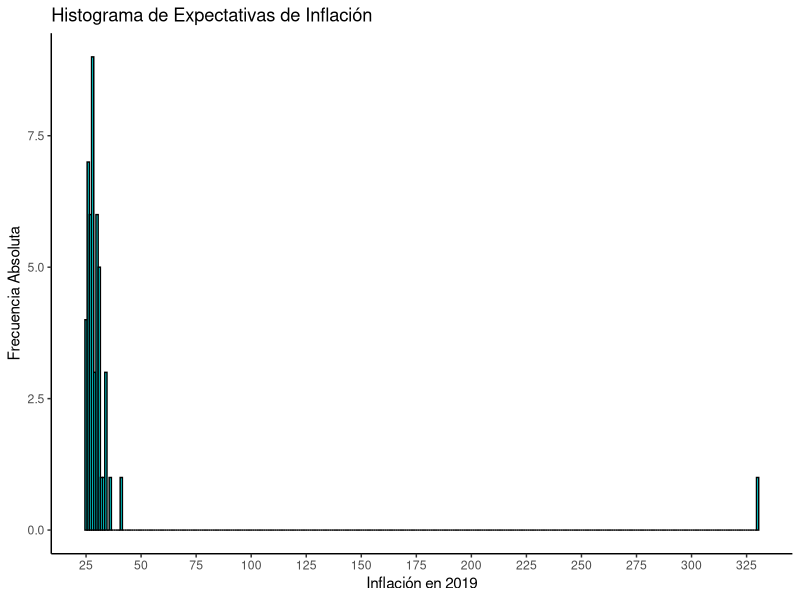
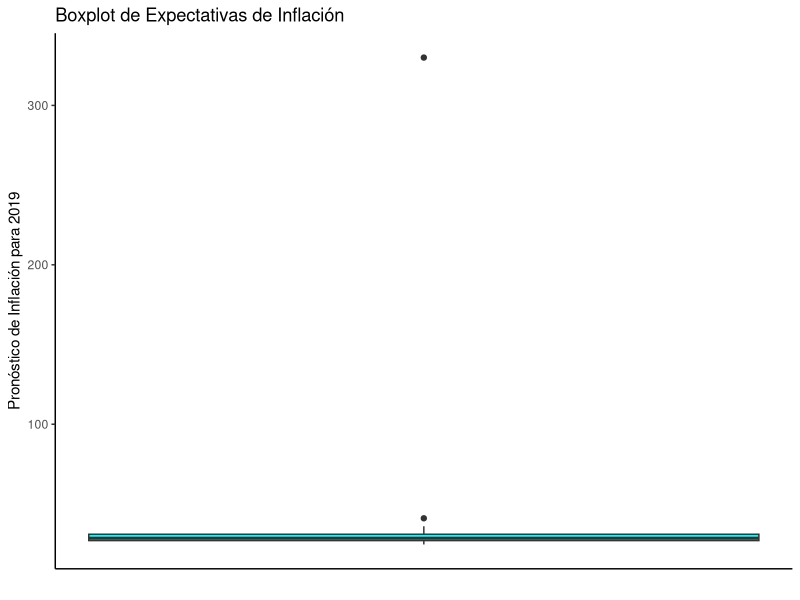
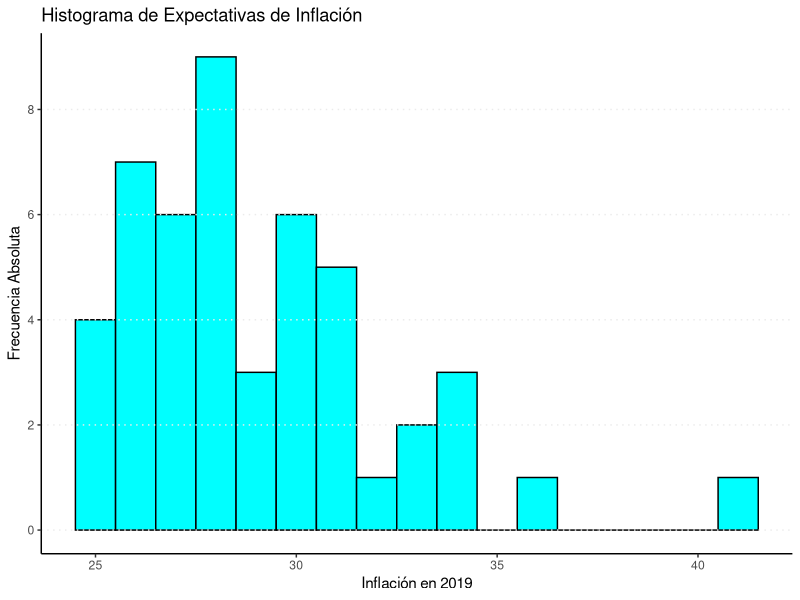
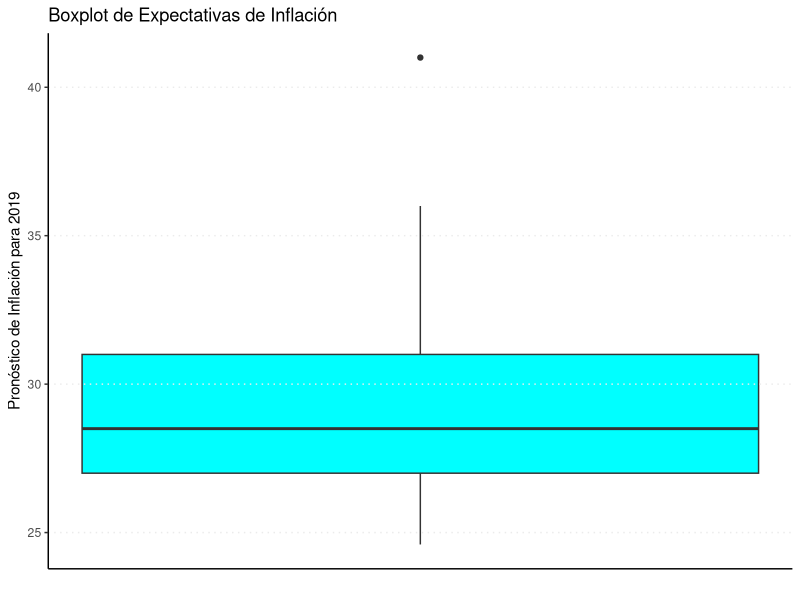
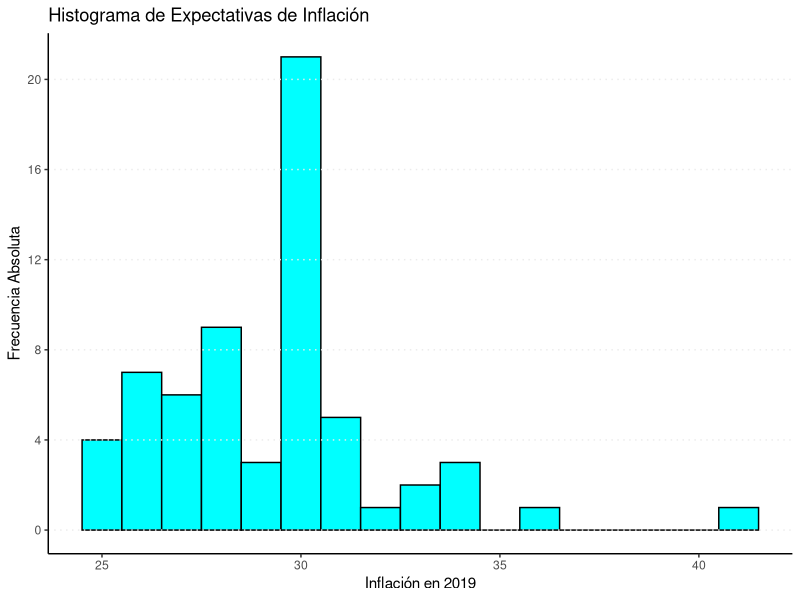
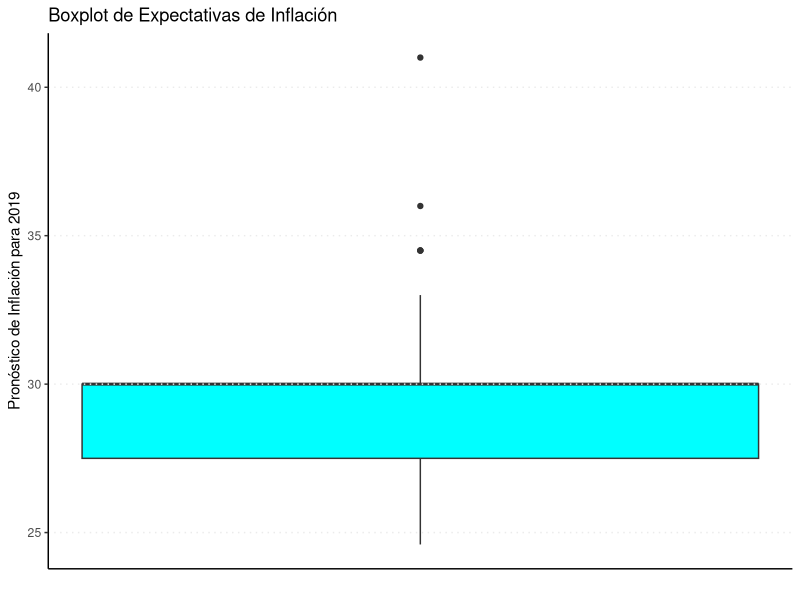

The R source for these figures, in order:
########################################################

## TP en RStudio de Estadística para Economistas I #################

## Cátedra de Tamara Burdisso – FCE-UNLP ##################

## Este ejercicio fuer elaborado por Esteban Rodriguez ########

## para el curso de Estadística FCE-UBA de Tamara Burdisso ##########

##durante los años 2018 a 2022   ##################

########################################################

## Primera Parte - Ejercicio 1 #########################

########################################################

#' Una práctica habitual de los principales bancos centrales del mundo es realizar un 
#' **relevamiento sistemático de los principales pronósticos macroeconómicos de corto y mediano plazo**
#' que distintos analistas realizan sobre la evolución de la economía. Además de contribuir 
#' con la política de transparencia en la comunicación, la información que proporciona este
#' tipo de encuestas resulta de **gran relevancia para las decisiones de política monetaria y económica**.
#' Adicionalmente, esta información es relevante para las decisiones de consumo e inversión,
#' constituyéndose como un bien público al proveer a la comunidad la mejor información posible
#' respecto de las estimaciones que realizan los especialistas sobre el comportamiento futuro
#' de las principales variables económicas.
#' 
#' El Banco Central de la República Argentina (BCRA) publica todos los meses el 
#' **Relevamiento de Expectativas de Mercado (REM)**. Para ello, en los últimos 3 días hábiles
#' de cada mes realiza un relevamiento sobre las expectativas de los precios minoristas,
#' la tasa de interés, el tipo de cambio nominal, el nivel de actividad económica y el resultado
#' primario del sector público nacional no financiero. Para mayor información sobre el REM, visitar el 
#' siguiente link: 
#' 
#' http://www.bcra.gov.ar/Pdfs/PublicacionesEstadisticas/Consideraciones%20del%20Relevamiento%20de%20Expectativas%20de%20Mercado%20(REM).pdf
#'    
#' A continuación, se presenta una simulación de los pronósticos que 48 agentes tenían en
#' diciembre de 2018 sobre la inflación anual de 2019. Las respuestas de cada agente se almacenan
#' en el objeto 'inflacion_2019':
#' 

###### Ejecutar desde aqui #################################
library(tidyverse) ## Cargamos un paquete de funciones necesario para el ejercicio
inflacion_2019 <- c(31.5, 28.5, 27.5, 27.0, 31.5, 36.0, 29.0, 26.0, 28.5, 28.5, 27.0, 31.0, 31.0, 27.5,
                    30.0, 26.0, 27.0, 41.0, 26.5, 34.5, 28.5, 25.5, 30.0, 26.5, 31.0, 30.5, 32.0, 33.0,
                    28.0, 28.0, 29.0, 28.0, 26.0, 24.6, 29.5, 30.0, 34.5, 25.0, 30.0, 26.0, 27.0, 25.0,
                    34.5, 26.0, 28.5, 28.0, 330, 30.0)
###### Hasta aqui ##########################################


#' El ejercicio consiste en analizar qué esperan estos agentes sobre la tasa de inflación de 2019.

##### Ejercicio a)

#' Calcular las siguientes medidas de centralidad: Media, Mediana, Moda.
#' 
#' Calcular las siguientes medidas de dispersion: Rango, Rango intercuartilico, Varianza y Desvio Standard.
#' 
#' Las siguientes funciones pueden ser utiles para calcular estos valores:

###### Ejecutar desde aqui #################################
summary(inflacion_2019) # Esta función calcula máximo, mínimo, Q1, Q3, media y mediana
var(inflacion_2019) # Esta función calcula la varianza
sd(inflacion_2019) # Esta función calcula el desvío standard
###### Hasta aqui ##########################################


#' Calcular una tabla de frecuencias. ¿Cuáles son los 5 pronósticos más frecuentes?

###### Ejecutar desde aqui #################################
tibble(inflacion_2019=inflacion_2019) %>%
  count(inflacion_2019) %>% 
  arrange(desc(n))
###### Hasta aqui ##########################################
 
#' Dibujar histograma y boxplot de las expectativas de inflación.
#' 

##### Histograma:

###### Ejecutar desde aqui #################################
inflacion_2019 %>% as.data.frame() %>%
  ggplot() +
  geom_histogram(aes(inflacion_2019), binwidth = 1, fill="cyan", color="black") +
  theme_classic() +
  labs(x="Inflación en 2019", y="Frecuencia Absoluta", 
       title="Histograma de Expectativas de Inflación") +
  scale_x_continuous(breaks=seq(0,350,25))
###### Hasta aqui ##########################################

##### Boxplot:
 
###### Ejecutar desde aqui #################################
inflacion_2019 %>% as.data.frame() %>%
  ggplot() +
  geom_boxplot(aes(y=inflacion_2019), fill="cyan") +
  theme_classic() +
  labs(x="", y="Pronóstico de Inflación para 2019", 
       title="Boxplot de Expectativas de Inflación") +
  theme(axis.text.x = element_blank(),
        axis.ticks.x = element_blank())
###### Hasta aqui ##########################################

#' ¿Identifica algún valor que pueda considerarse atípico? ¿Cuál?

 
##### Ejercicio b)
 
#' Al analizar los resultados y gráficos anteriores, se sospecha de un error al ingresar los datos.
#' En efecto, la respuesta número 47 fue registrada como 330, cuando en realidad debería figurar 33.0.

#' Para corregir este error, crearemos un nuevo objeto 'inflacion_2019_corregida' con el dato correcto.

###### Ejecutar desde aqui #################################
inflacion_2019_corregida <- inflacion_2019
inflacion_2019_corregida[47] <- 33.0
###### Hasta aqui ##########################################


#' Repita el calculo de medidas de centralidad y dispersion.
#' ¿Cuáles se modifican y cuales quedan igual? 
#' Tambien realice nuevamente el histograma y el boxplot.
#' Explique las diferencias que observa con el ejercicio a)
#' 

###### Ejecutar desde aqui #################################
summary(inflacion_2019_corregida)
var(inflacion_2019_corregida)
sd(inflacion_2019_corregida)
###### Hasta aqui ##########################################

#### Histograma

###### Ejecutar desde aqui #################################
inflacion_2019_corregida %>% as.data.frame() %>%
  ggplot() +
  geom_histogram(aes(inflacion_2019_corregida), binwidth = 1, fill="cyan", color="black") +
  theme_classic() +
  labs(x="Inflación en 2019", y="Frecuencia Absoluta", 
       title="Histograma de Expectativas de Inflación") +
  scale_x_continuous(breaks=seq(0,45,5)) +
  scale_y_continuous(breaks = seq(0,10,2)) +
  theme(panel.grid.major.y = element_line(linetype = "dotted"),
        panel.background = element_blank(),
        panel.ontop = TRUE)
###### Hasta aqui ##########################################

#### Boxplot

###### Ejecutar desde aqui #################################
inflacion_2019_corregida %>% as.data.frame() %>%
  ggplot() +
  geom_boxplot(aes(y=inflacion_2019_corregida), fill="cyan") +
  theme_classic() +
  labs(x="", y="Pronóstico de Inflación para 2019", 
       title="Boxplot de Expectativas de Inflación") +
  theme(axis.text.x = element_blank(),
        axis.ticks.x = element_blank(),
        panel.grid.major.y = element_line(linetype = "dotted"),
        panel.background = element_blank(),
        panel.ontop = TRUE)
###### Hasta aqui ##########################################


##### Ejercicio c)

#' Viendo los resultados de a) y b), explique el significado de la siguiente frase:

#' 'La mediana y el RIC son robustas a la ocurrencia de valores atipicos, mientras que la media y la
#'  varianza no lo son'


##### Ejercicio d)

#' Supongamos que un grupo de 15 agentes envió tarde su respuesta, por lo que no fueron incluidos
#' originalmente en el REM. El BCRA decide actualizar su publicación incorporando estos nuevos 15 pronósticos.
#' Sorprendentemente, los 15 pronósticos son iguales: todos esperan una inflación del 30% para 2019.
#' Incorpore estas notas al objeto inflacion_2019_corregida:
#' 

###### Ejecutar desde aqui #################################
inflacion_2019_corregida <- c(inflacion_2019_corregida, rep(30,15))
###### Hasta aqui ##########################################

 
#' Revise que se han incorporado las notas correctamente:

###### Ejecutar desde aqui #################################
inflacion_2019_corregida
###### Hasta aqui ##########################################


#' Repita el cálculo de los indicadores de centralidad y dispersión.
#' También realice histograma y boxplot.
#' Compare con los resultados del ejercicio b)
#' ¿Qué efectos tiene que se hayan incorporado 15 pronósticos iguales?
#' 

###### Ejecutar desde aqui #################################
summary(inflacion_2019_corregida)
var(inflacion_2019_corregida)
sd(inflacion_2019_corregida)
###### Hasta aqui ##########################################

#### Histograma

###### Ejecutar desde aqui #################################
inflacion_2019_corregida %>% as.data.frame() %>%
  ggplot() +
  geom_histogram(aes(inflacion_2019_corregida), binwidth = 1, fill="cyan", color="black") +
  theme_classic() +
  labs(x="Inflación en 2019", y="Frecuencia Absoluta", 
       title="Histograma de Expectativas de Inflación") +
  scale_x_continuous(breaks=seq(0,45,5)) +
  scale_y_continuous(breaks = seq(0,20,4)) +
  theme(panel.grid.major.y = element_line(linetype = "dotted"),
        panel.background = element_blank(),
        panel.ontop = TRUE)
###### Hasta aqui ##########################################

#### Boxplot

###### Ejecutar desde aqui #################################
inflacion_2019_corregida %>% as.data.frame() %>%
  ggplot() +
  geom_boxplot(aes(y=inflacion_2019_corregida), fill="cyan") +
  theme_classic() +
  labs(x="", y="Pronóstico de Inflación para 2019", 
       title="Boxplot de Expectativas de Inflación") +
  theme(axis.text.x = element_blank(),
        axis.ticks.x = element_blank(),
        panel.grid.major.y = element_line(linetype = "dotted"),
        panel.background = element_blank(),
        panel.ontop = TRUE)
###### Hasta aqui ##########################################

# Interpretar los resultados.

# Fin del ejercicio. 